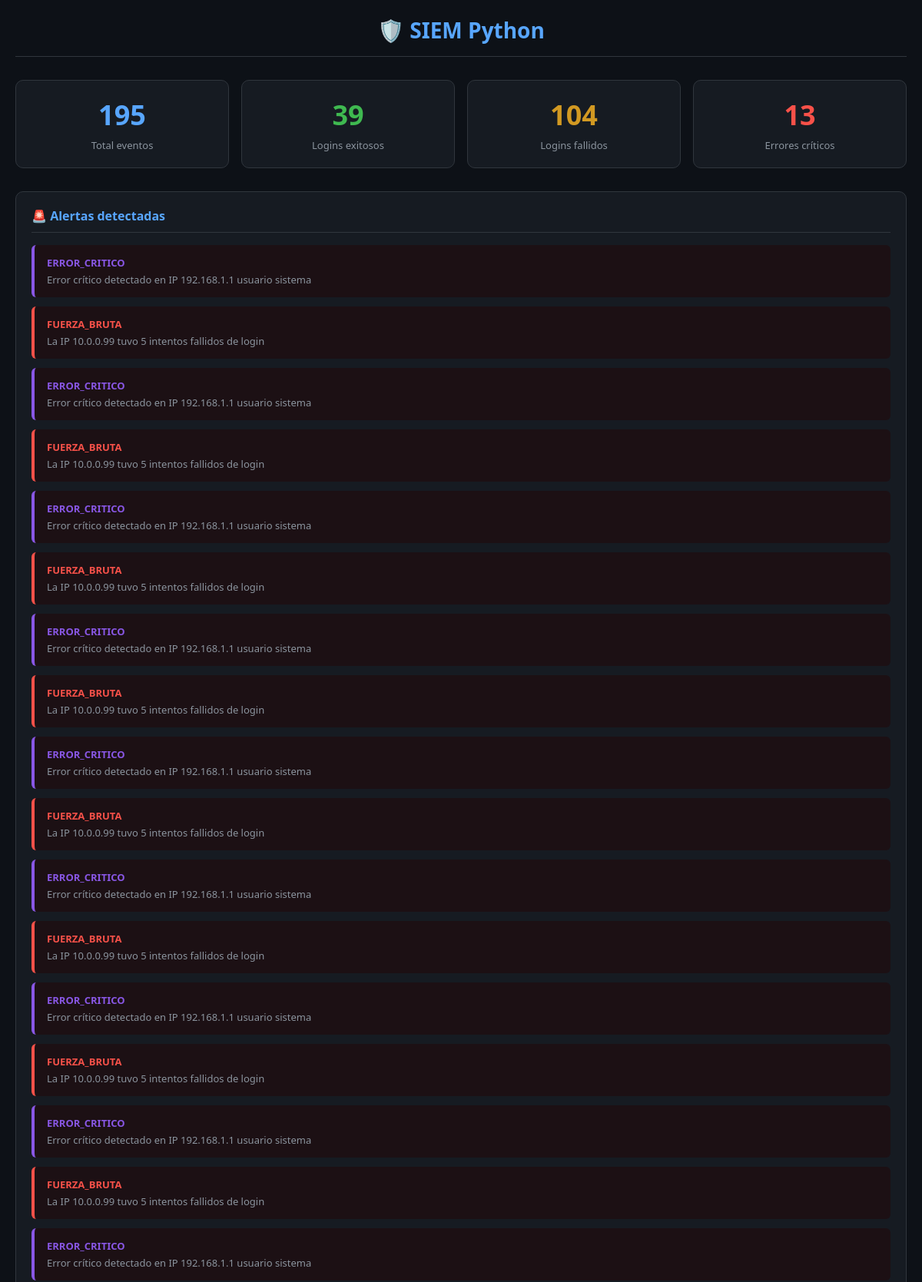
The page / (upper part) on the database its author committed.
### tables this page shows
CREATE TABLE alertas (
                id       INTEGER PRIMARY KEY AUTOINCREMENT,
                tipo     TEXT,
                ip       TEXT,
                cantidad INTEGER,
                mensaje  TEXT
            );

### dashboard.py (the view)
@app.route("/")
def index():
    eventos, alertas = obtener_datos()
    stats = obtener_estadisticas(eventos)
    return render_template(
        "index.html",
        eventos  = eventos,
        alertas  = alertas,
        stats    = stats
    )

### dashboard.py (called while the page is built)
def obtener_datos():
    try:
        conexion = sqlite3.connect(RUTA_DB)
        conexion.row_factory = sqlite3.Row  # permite acceder por nombre de columna
        cursor = conexion.cursor()
        cursor.execute("SELECT * FROM eventos ORDER BY fecha DESC, hora DESC")
        eventos = cursor.fetchall()
        cursor.execute("SELECT * FROM alertas ORDER BY id DESC")
        alertas = cursor.fetchall()
        conexion.close()
        return eventos, alertas
    except Exception as e:
        print(f"[ Dashboard ] Error al leer la base de datos: {e}")
        return [], []

def obtener_estadisticas(eventos):
    total        = len(eventos)
    exitosos     = sum(1 for e in eventos if e["accion"] == "LOGIN_EXITOSO")
    fallidos     = sum(1 for e in eventos if e["accion"] == "LOGIN_FALLIDO")
    errores      = sum(1 for e in eventos if e["nivel"]  == "ERROR")
    return {
        "total":    total,
        "exitosos": exitosos,
        "fallidos": fallidos,
        "errores":  errores
    }

### templates/index.html (shortened to what this page needs)
<!DOCTYPE html>
<html lang="es">
<head>
</head>
<body>
    <h1>🛡️ SIEM Python</h1>
    <div class="stats">
        <div class="card total">
            <div class="numero">{{ stats.total }}</div>
            <div class="etiqueta">Total eventos</div>
        </div>
        <div class="card exito">
            <div class="numero">{{ stats.exitosos }}</div>
            <div class="etiqueta">Logins exitosos</div>
        </div>
        <div class="card fallo">
            <div class="numero">{{ stats.fallidos }}</div>
            <div class="etiqueta">Logins fallidos</div>
        </div>
        <div class="card error">
            <div class="numero">{{ stats.errores }}</div>
            <div class="etiqueta">Errores críticos</div>
        </div>
    </div>
    <div class="seccion">
        <h2>🚨 Alertas detectadas</h2>
        {% if alertas %}
            {% for alerta in alertas %}
            <div class="alerta {{ alerta['tipo'] }}">
                <div class="tipo">{{ alerta['tipo'] }}</div>
                <div class="detalle">{{ alerta['mensaje'] }}</div>
            </div>
            {% endfor %}
        {% else %}
            <div class="sin-alertas">✅ Sin alertas. Todo parece normal.</div>
        {% endif %}
    </div>
</body>
</html>

### templates/index.html (style rules this page uses)
* { margin: 0; padding: 0; box-sizing: border-box; }
body { background: #0d1117; color: #c9d1d9; font-family: 'Segoe UI', sans-serif; padding: 20px; }
h1 { text-align: center; color: #58a6ff; font-size: 28px; margin-bottom: 30px; border-bottom: 1px solid #30363d; padding-bottom: 15px; }
.stats { display: flex; gap: 16px; margin-bottom: 30px; flex-wrap: wrap; }
.card { flex: 1; min-width: 140px; background: #161b22; border: 1px solid #30363d; border-radius: 10px; padding: 20px; text-align: center; }
.card .numero { font-size: 36px; font-weight: bold; margin-bottom: 6px; }
.card .etiqueta { font-size: 13px; color: #8b949e; }
.card.total .numero { color: #58a6ff; }
.card.exito .numero { color: #3fb950; }
.card.fallo .numero { color: #d29922; }
.card.error .numero { color: #f85149; }
.seccion { background: #161b22; border: 1px solid #30363d; border-radius: 10px; padding: 20px; margin-bottom: 24px; }
.seccion h2 { font-size: 16px; margin-bottom: 16px; color: #58a6ff; border-bottom: 1px solid #30363d; padding-bottom: 10px; }
.alerta { background: #1c1014; border-left: 4px solid #f85149; border-radius: 6px; padding: 14px 16px; margin-bottom: 12px; }
.alerta.FUERZA_BRUTA { border-color: #f85149; }
.alerta.ERROR_CRITICO { border-color: #8957e5; }
.alerta .tipo { font-size: 13px; font-weight: bold; color: #f85149; margin-bottom: 4px; }
.alerta.ERROR_CRITICO .tipo { color: #8957e5; }
.alerta .detalle { font-size: 13px; color: #8b949e; }

### rows shown on the page
alertas: tipo "ERROR_CRITICO", mensaje "Error crítico detectado en IP 192.168.1.1 usuario sistema"
alertas: tipo "FUERZA_BRUTA", mensaje "La IP 10.0.0.99 tuvo 5 intentos fallidos de login"
alertas: tipo "ERROR_CRITICO", mensaje "Error crítico detectado en IP 192.168.1.1 usuario sistema"
alertas: tipo "FUERZA_BRUTA", mensaje "La IP 10.0.0.99 tuvo 5 intentos fallidos de login"
alertas: tipo "ERROR_CRITICO", mensaje "Error crítico detectado en IP 192.168.1.1 usuario sistema"
alertas: tipo "FUERZA_BRUTA", mensaje "La IP 10.0.0.99 tuvo 5 intentos fallidos de login"
alertas: tipo "ERROR_CRITICO", mensaje "Error crítico detectado en IP 192.168.1.1 usuario sistema"
alertas: tipo "FUERZA_BRUTA", mensaje "La IP 10.0.0.99 tuvo 5 intentos fallidos de login"
alertas: tipo "ERROR_CRITICO", mensaje "Error crítico detectado en IP 192.168.1.1 usuario sistema"
alertas: tipo "FUERZA_BRUTA", mensaje "La IP 10.0.0.99 tuvo 5 intentos fallidos de login"
alertas: tipo "ERROR_CRITICO", mensaje "Error crítico detectado en IP 192.168.1.1 usuario sistema"
alertas: tipo "FUERZA_BRUTA", mensaje "La IP 10.0.0.99 tuvo 5 intentos fallidos de login"
alertas: tipo "ERROR_CRITICO", mensaje "Error crítico detectado en IP 192.168.1.1 usuario sistema"
alertas: tipo "FUERZA_BRUTA", mensaje "La IP 10.0.0.99 tuvo 5 intentos fallidos de login"
alertas: tipo "ERROR_CRITICO", mensaje "Error crítico detectado en IP 192.168.1.1 usuario sistema"
alertas: tipo "FUERZA_BRUTA", mensaje "La IP 10.0.0.99 tuvo 5 intentos fallidos de login"
alertas: tipo "ERROR_CRITICO", mensaje "Error crítico detectado en IP 192.168.1.1 usuario sistema"

### other values the page prints
{{ stats.total }} "195"
{{ stats.exitosos }} "39"
{{ stats.fallidos }} "104"
{{ stats.errores }} "13"
